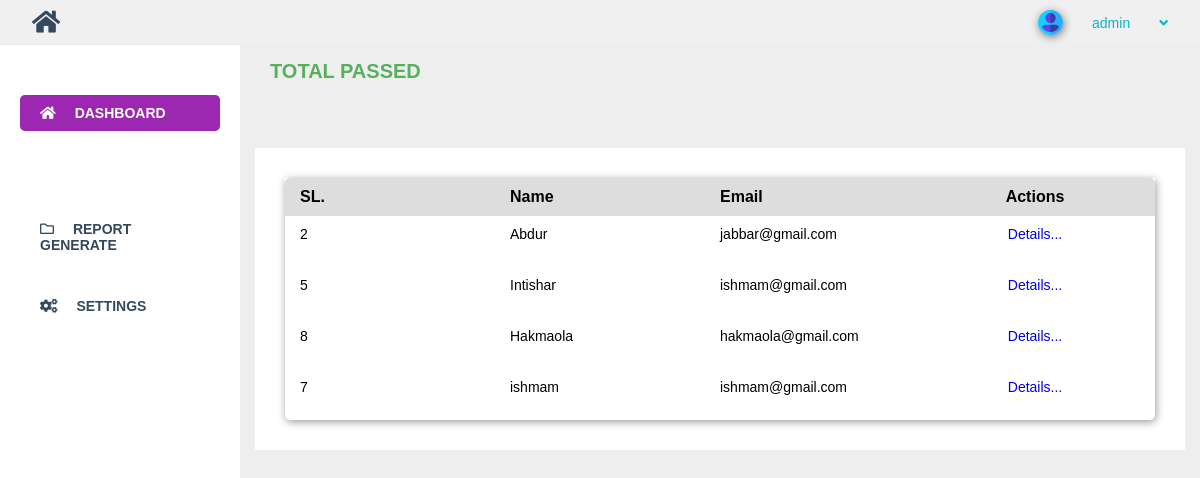
The app's page /admin/total-failled.php (signed in) with its own data.
### tables this page shows
CREATE TABLE `examinee` (
  `id` int(10) NOT NULL,
  `first_name` varchar(50) DEFAULT NULL,
  `last_name` varchar(50) DEFAULT NULL,
  `email` varchar(150) DEFAULT NULL,
  `institution` varchar(255) DEFAULT NULL,
  `initial_training_date` date DEFAULT NULL,
  `refresher_training_date` date DEFAULT NULL,
  `fibroscan_device_serial_no` varchar(150) DEFAULT NULL,
  `scan_done` int(10) DEFAULT NULL,
  `is_verified` tinyint(4) DEFAULT NULL,
  `inst_addr` varchar(100) DEFAULT NULL
);

### admin/total-failled.php (the view, shortened to what this page needs)
<?php
$conn = database();
$result = $conn->query("select distinct(examinee.id), examinee.first_name, examinee.email from results inner join examinee on examinee.id = results.examinee_id where results.passed = 0") or die($conn->error);
if($result->num_rows > 0) {
    $data = [];
    while($row = $result->fetch_assoc()) {
        $data[] = $row;
    }
}
?>
<!DOCTYPE html>
<html lang="en">
<head>
    <link rel="stylesheet" href="css/fontawesome.css">
    <link rel="stylesheet" href="style.css">
</head>
<body>
    <div id="main">
        <div id="page-wrapper">
            <div class="dashboard-area">
                <h3 class="section-heading">Total Passed</h3>
                <div class="wrapper">
                    <div class="topics-table">
                        <div class="tbl-head">
                            <strong>SL.</strong>
                            <strong>Name</strong>
                            <strong>Email</strong>
                            <strong style="text-align: center;">Actions</strong>
                        </div>
                        <div class="tbl-body">
                            <?php foreach($data as $item) : ?>
                            <div class="tbl-row">
                                <p>
                                    <?php echo $item['id']; ?>
                                </p>
                                <p>
                                <?php echo $item['first_name'] . " " . $item['last_name']; ?>
                                </p>
                                <p>
                                    <?php echo $item['email']; ?>
                                </p>
                                <div class="actions">
                                    <div class="actions-btn">
                                        <p><a href="student-details.php?id=<?php echo $item['id']; ?>" style="text-decoration: none">Details...</a></p>
                                    </div>
                                </div>
                            </div>
                            <?php endforeach; ?>
                        </div>
                    </div>
                </div>
            </div>
        </div>
    </div>
</body>
</html>

### admin/style.css (style rules this page uses)
* { margin: 0; padding: 0; box-sizing: border-box; font-family: Arial, Helvetica, sans-serif; }
:root { --th-bg-blue: #0bb4c8; --th-bg-green: #58b05c; --th-bg-danger: #eb4844; --th-bg-light:#eeeeee; --th-bg-primary:#9c27b0; --text-blue: #0bb4c8; --text-green: #58b05c; --text-danger: #eb4844; --text-white: white; --text-dark: #34495E; }
body { overflow: hidden; }
#page-wrapper { display: flex; justify-content: space-between; }
.dashboard-area { width: 80%; height: 100vh; padding-bottom: 100px; overflow-y: auto; background-color: var(--th-bg-light); }
h3.section-heading { color: var(--text-green); text-transform: uppercase; padding: 15px 30px; text-align: left; font-size: 20px; margin-bottom: 50px; }
.wrapper { padding: 30px; background: white; margin: 0 15px; }
.wrapper p { font-size: 14px; margin-bottom: 15px; }
.tbl-head { display: flex; justify-content: space-between; background: #ddd; padding: 10px 15px; border-top-left-radius: 5px; border-top-right-radius: 5px; align-items: center; }
.tbl-head strong { flex-basis: 25%; }
.tbl-row { display: flex; justify-content: space-between; padding: 10px 15px; align-items: center; }
.tbl-row p { flex-basis: 22%; }
.actions { text-align: center; flex-basis: 25%; }
.actions-btn { display: flex; justify-content: center; align-items: center; }
.topics-table { box-shadow: 1px 2px 8px rgba(0, 0, 0, 0.4); border-bottom-left-radius: 5px; border-bottom-right-radius: 5px; }

### records on screen
examinee: id "2", first_name "Abdur", email "jabbar@gmail.com"
examinee: id "5", first_name "Intishar", email "ishmam@gmail.com"
examinee: id "8", first_name "Hakmaola", email "hakmaola@gmail.com"
examinee: id "7", first_name "ishmam", email "ishmam@gmail.com"

### other values on screen
$_SESSION['user_type'] "admin"
